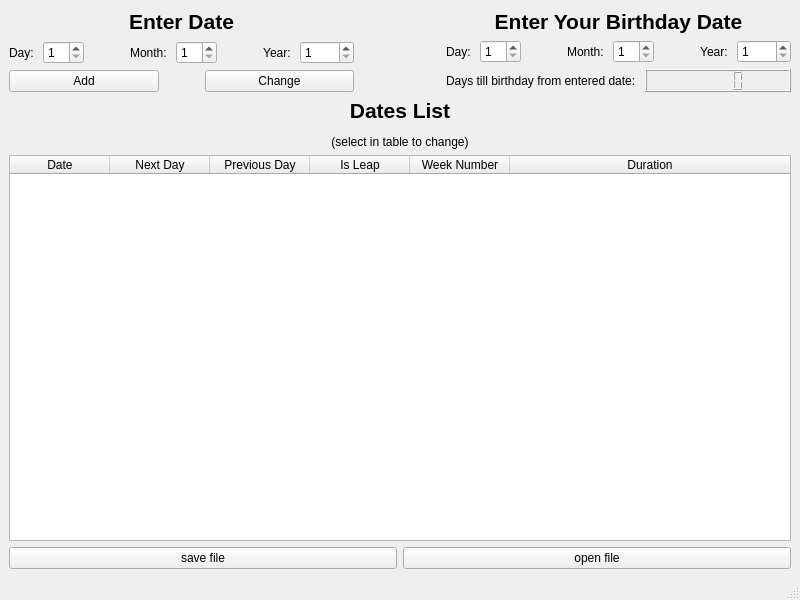
<?xml version="1.0" encoding="UTF-8"?>
<ui version="4.0">
 <class>MainWindow</class>
 <widget class="QMainWindow" name="MainWindow">
  <property name="geometry">
   <rect>
    <x>0</x>
    <y>0</y>
    <width>800</width>
    <height>600</height>
   </rect>
  </property>
  <property name="sizePolicy">
   <sizepolicy hsizetype="MinimumExpanding" vsizetype="MinimumExpanding">
    <horstretch>0</horstretch>
    <verstretch>0</verstretch>
   </sizepolicy>
  </property>
  <property name="minimumSize">
   <size>
    <width>800</width>
    <height>600</height>
   </size>
  </property>
  <property name="windowTitle">
   <string>Task 1</string>
  </property>
  <widget class="QWidget" name="centralwidget">
   <layout class="QVBoxLayout" name="verticalLayout_3">
    <item>
     <layout class="QHBoxLayout" name="horizontalLayout_12">
      <item>
       <layout class="QVBoxLayout" name="verticalLayout">
        <property name="sizeConstraint">
         <enum>QLayout::SetMaximumSize</enum>
        </property>
        <item>
         <widget class="QLabel" name="label">
          <property name="font">
           <font>
            <pointsize>16</pointsize>
            <bold>true</bold>
           </font>
          </property>
          <property name="text">
           <string>&lt;html&gt;&lt;head/&gt;&lt;body&gt;&lt;p align=&quot;center&quot;&gt;Enter Date&lt;/p&gt;&lt;/body&gt;&lt;/html&gt;</string>
          </property>
          <property name="alignment">
           <set>Qt::AlignCenter</set>
          </property>
         </widget>
        </item>
        <item>
         <layout class="QHBoxLayout" name="horizontalLayout_7">
          <item>
           <layout class="QHBoxLayout" name="horizontalLayout_4">
            <item>
             <widget class="QLabel" name="label_3">
              <property name="sizePolicy">
               <sizepolicy hsizetype="Fixed" vsizetype="Preferred">
                <horstretch>0</horstretch>
                <verstretch>0</verstretch>
               </sizepolicy>
              </property>
              <property name="text">
               <string>Day: </string>
              </property>
              <property name="alignment">
               <set>Qt::AlignRight|Qt::AlignTrailing|Qt::AlignVCenter</set>
              </property>
             </widget>
            </item>
            <item>
             <widget class="QSpinBox" name="spinBox_day">
              <property name="suffix">
               <string/>
              </property>
              <property name="prefix">
               <string/>
              </property>
              <property name="minimum">
               <number>1</number>
              </property>
              <property name="maximum">
               <number>31</number>
              </property>
             </widget>
            </item>
           </layout>
          </item>
          <item>
           <spacer name="horizontalSpacer">
            <property name="orientation">
             <enum>Qt::Horizontal</enum>
            </property>
            <property name="sizeType">
             <enum>QSizePolicy::Preferred</enum>
            </property>
            <property name="sizeHint" stdset="0">
             <size>
              <width>40</width>
              <height>20</height>
             </size>
            </property>
           </spacer>
          </item>
          <item>
           <layout class="QHBoxLayout" name="horizontalLayout_5">
            <item>
             <widget class="QLabel" name="label_4">
              <property name="sizePolicy">
               <sizepolicy hsizetype="Fixed" vsizetype="Preferred">
                <horstretch>0</horstretch>
                <verstretch>0</verstretch>
               </sizepolicy>
              </property>
              <property name="text">
               <string>Month: </string>
              </property>
              <property name="alignment">
               <set>Qt::AlignRight|Qt::AlignTrailing|Qt::AlignVCenter</set>
              </property>
             </widget>
            </item>
            <item>
             <widget class="QSpinBox" name="spinBox_month">
              <property name="prefix">
               <string/>
              </property>
              <property name="minimum">
               <number>1</number>
              </property>
              <property name="maximum">
               <number>12</number>
              </property>
             </widget>
            </item>
           </layout>
          </item>
          <item>
           <spacer name="horizontalSpacer_2">
            <property name="orientation">
             <enum>Qt::Horizontal</enum>
            </property>
            <property name="sizeType">
             <enum>QSizePolicy::Preferred</enum>
            </property>
            <property name="sizeHint" stdset="0">
             <size>
              <width>40</width>
              <height>20</height>
             </size>
            </property>
           </spacer>
          </item>
          <item>
           <layout class="QHBoxLayout" name="horizontalLayout_6">
            <item>
             <widget class="QLabel" name="label_5">
              <property name="sizePolicy">
               <sizepolicy hsizetype="Fixed" vsizetype="Preferred">
                <horstretch>0</horstretch>
                <verstretch>0</verstretch>
               </sizepolicy>
              </property>
              <property name="text">
               <string>Year: </string>
              </property>
              <property name="alignment">
               <set>Qt::AlignRight|Qt::AlignTrailing|Qt::AlignVCenter</set>
              </property>
             </widget>
            </item>
            <item>
             <widget class="QSpinBox" name="spinBox_year">
              <property name="suffix">
               <string/>
              </property>
              <property name="prefix">
               <string/>
              </property>
              <property name="minimum">
               <number>1</number>
              </property>
              <property name="maximum">
               <number>9999</number>
              </property>
             </widget>
            </item>
           </layout>
          </item>
         </layout>
        </item>
        <item>
         <layout class="QHBoxLayout" name="horizontalLayout_2">
          <item>
           <widget class="QPushButton" name="pushButton_addDate">
            <property name="sizePolicy">
             <sizepolicy hsizetype="Preferred" vsizetype="Fixed">
              <horstretch>0</horstretch>
              <verstretch>0</verstretch>
             </sizepolicy>
            </property>
            <property name="text">
             <string>Add</string>
            </property>
           </widget>
          </item>
          <item>
           <spacer name="horizontalSpacer_3">
            <property name="orientation">
             <enum>Qt::Horizontal</enum>
            </property>
            <property name="sizeType">
             <enum>QSizePolicy::Preferred</enum>
            </property>
            <property name="sizeHint" stdset="0">
             <size>
              <width>40</width>
              <height>20</height>
             </size>
            </property>
           </spacer>
          </item>
          <item>
           <widget class="QPushButton" name="pushButton_changeDate">
            <property name="sizePolicy">
             <sizepolicy hsizetype="Preferred" vsizetype="Fixed">
              <horstretch>0</horstretch>
              <verstretch>0</verstretch>
             </sizepolicy>
            </property>
            <property name="text">
             <string>Change</string>
            </property>
           </widget>
          </item>
         </layout>
        </item>
       </layout>
      </item>
      <item>
       <spacer name="horizontalSpacer_6">
        <property name="orientation">
         <enum>Qt::Horizontal</enum>
        </property>
        <property name="sizeHint" stdset="0">
         <size>
          <width>40</width>
          <height>20</height>
         </size>
        </property>
       </spacer>
      </item>
      <item>
       <layout class="QVBoxLayout" name="verticalLayout_2">
        <property name="sizeConstraint">
         <enum>QLayout::SetMaximumSize</enum>
        </property>
        <item>
         <widget class="QLabel" name="label_9">
          <property name="font">
           <font>
            <pointsize>16</pointsize>
            <bold>true</bold>
           </font>
          </property>
          <property name="text">
           <string>&lt;html&gt;&lt;head/&gt;&lt;body&gt;&lt;p align=&quot;center&quot;&gt;Enter Your Birthday Date&lt;/p&gt;&lt;/body&gt;&lt;/html&gt;</string>
          </property>
          <property name="alignment">
           <set>Qt::AlignCenter</set>
          </property>
         </widget>
        </item>
        <item>
         <layout class="QHBoxLayout" name="horizontalLayout_8">
          <item>
           <layout class="QHBoxLayout" name="horizontalLayout_9">
            <item>
             <widget class="QLabel" name="label_6">
              <property name="sizePolicy">
               <sizepolicy hsizetype="Fixed" vsizetype="Preferred">
                <horstretch>0</horstretch>
                <verstretch>0</verstretch>
               </sizepolicy>
              </property>
              <property name="text">
               <string>Day: </string>
              </property>
              <property name="alignment">
               <set>Qt::AlignRight|Qt::AlignTrailing|Qt::AlignVCenter</set>
              </property>
             </widget>
            </item>
            <item>
             <widget class="QSpinBox" name="spinBox_dayB">
              <property name="suffix">
               <string/>
              </property>
              <property name="prefix">
               <string/>
              </property>
              <property name="minimum">
               <number>1</number>
              </property>
              <property name="maximum">
               <number>31</number>
              </property>
             </widget>
            </item>
           </layout>
          </item>
          <item>
           <spacer name="horizontalSpacer_4">
            <property name="orientation">
             <enum>Qt::Horizontal</enum>
            </property>
            <property name="sizeType">
             <enum>QSizePolicy::Preferred</enum>
            </property>
            <property name="sizeHint" stdset="0">
             <size>
              <width>40</width>
              <height>20</height>
             </size>
            </property>
           </spacer>
          </item>
          <item>
           <layout class="QHBoxLayout" name="horizontalLayout_10">
            <item>
             <widget class="QLabel" name="label_7">
              <property name="sizePolicy">
               <sizepolicy hsizetype="Fixed" vsizetype="Preferred">
                <horstretch>0</horstretch>
                <verstretch>0</verstretch>
               </sizepolicy>
              </property>
              <property name="text">
               <string>Month: </string>
              </property>
              <property name="alignment">
               <set>Qt::AlignRight|Qt::AlignTrailing|Qt::AlignVCenter</set>
              </property>
             </widget>
            </item>
            <item>
             <widget class="QSpinBox" name="spinBox_monthB">
              <property name="prefix">
               <string/>
              </property>
              <property name="minimum">
               <number>1</number>
              </property>
              <property name="maximum">
               <number>12</number>
              </property>
             </widget>
            </item>
           </layout>
          </item>
          <item>
           <spacer name="horizontalSpacer_5">
            <property name="orientation">
             <enum>Qt::Horizontal</enum>
            </property>
            <property name="sizeType">
             <enum>QSizePolicy::Preferred</enum>
            </property>
            <property name="sizeHint" stdset="0">
             <size>
              <width>40</width>
              <height>20</height>
             </size>
            </property>
           </spacer>
          </item>
          <item>
           <layout class="QHBoxLayout" name="horizontalLayout_11">
            <item>
             <widget class="QLabel" name="label_8">
              <property name="sizePolicy">
               <sizepolicy hsizetype="Fixed" vsizetype="Preferred">
                <horstretch>0</horstretch>
                <verstretch>0</verstretch>
               </sizepolicy>
              </property>
              <property name="text">
               <string>Year: </string>
              </property>
              <property name="alignment">
               <set>Qt::AlignRight|Qt::AlignTrailing|Qt::AlignVCenter</set>
              </property>
             </widget>
            </item>
            <item>
             <widget class="QSpinBox" name="spinBox_yearB">
              <property name="suffix">
               <string/>
              </property>
              <property name="prefix">
               <string/>
              </property>
              <property name="minimum">
               <number>1</number>
              </property>
              <property name="maximum">
               <number>9999</number>
              </property>
             </widget>
            </item>
           </layout>
          </item>
         </layout>
        </item>
        <item>
         <layout class="QHBoxLayout" name="horizontalLayout_3">
          <item>
           <widget class="QLabel" name="label_birthdayLeft">
            <property name="sizePolicy">
             <sizepolicy hsizetype="Fixed" vsizetype="Preferred">
              <horstretch>0</horstretch>
              <verstretch>0</verstretch>
             </sizepolicy>
            </property>
            <property name="text">
             <string>Days till birthday from entered date: </string>
            </property>
           </widget>
          </item>
          <item>
           <widget class="QLCDNumber" name="lcdNumber_birthdayLeft">
            <property name="sizePolicy">
             <sizepolicy hsizetype="Preferred" vsizetype="Preferred">
              <horstretch>0</horstretch>
              <verstretch>0</verstretch>
             </sizepolicy>
            </property>
            <property name="font">
             <font>
              <pointsize>11</pointsize>
              <bold>false</bold>
             </font>
            </property>
            <property name="segmentStyle">
             <enum>QLCDNumber::Filled</enum>
            </property>
           </widget>
          </item>
         </layout>
        </item>
       </layout>
      </item>
     </layout>
    </item>
    <item>
     <widget class="QLabel" name="label_2">
      <property name="text">
       <string>&lt;html&gt;&lt;head/&gt;&lt;body&gt;&lt;p align=&quot;center&quot;&gt;&lt;span style=&quot; font-size:16pt; font-weight:700;&quot;&gt;Dates List&lt;/span&gt;&lt;/p&gt;&lt;p align=&quot;center&quot;&gt;(select in table to change)&lt;/p&gt;&lt;/body&gt;&lt;/html&gt;</string>
      </property>
     </widget>
    </item>
    <item>
     <widget class="QTableWidget" name="tableWidget">
      <property name="sizePolicy">
       <sizepolicy hsizetype="Expanding" vsizetype="Expanding">
        <horstretch>0</horstretch>
        <verstretch>0</verstretch>
       </sizepolicy>
      </property>
      <property name="editTriggers">
       <set>QAbstractItemView::NoEditTriggers</set>
      </property>
      <property name="dragDropOverwriteMode">
       <bool>false</bool>
      </property>
      <property name="selectionMode">
       <enum>QAbstractItemView::SingleSelection</enum>
      </property>
      <property name="selectionBehavior">
       <enum>QAbstractItemView::SelectRows</enum>
      </property>
      <property name="textElideMode">
       <enum>Qt::ElideMiddle</enum>
      </property>
      <property name="wordWrap">
       <bool>false</bool>
      </property>
      <attribute name="horizontalHeaderCascadingSectionResizes">
       <bool>true</bool>
      </attribute>
      <attribute name="horizontalHeaderDefaultSectionSize">
       <number>100</number>
      </attribute>
      <attribute name="horizontalHeaderStretchLastSection">
       <bool>true</bool>
      </attribute>
      <attribute name="verticalHeaderCascadingSectionResizes">
       <bool>true</bool>
      </attribute>
      <column>
       <property name="text">
        <string>Date</string>
       </property>
      </column>
      <column>
       <property name="text">
        <string>Next Day</string>
       </property>
      </column>
      <column>
       <property name="text">
        <string>Previous Day</string>
       </property>
      </column>
      <column>
       <property name="text">
        <string>Is Leap</string>
       </property>
      </column>
      <column>
       <property name="text">
        <string>Week Number</string>
       </property>
      </column>
      <column>
       <property name="text">
        <string>Duration</string>
       </property>
      </column>
     </widget>
    </item>
    <item>
     <layout class="QHBoxLayout" name="horizontalLayout">
      <item>
       <widget class="QPushButton" name="pushButton_saveFile">
        <property name="text">
         <string>save file</string>
        </property>
       </widget>
      </item>
      <item>
       <widget class="QPushButton" name="pushButton_openFile">
        <property name="text">
         <string>open file</string>
        </property>
       </widget>
      </item>
     </layout>
    </item>
   </layout>
  </widget>
  <widget class="QMenuBar" name="menubar">
   <property name="geometry">
    <rect>
     <x>0</x>
     <y>0</y>
     <width>800</width>
     <height>22</height>
    </rect>
   </property>
  </widget>
  <widget class="QStatusBar" name="statusbar"/>
 </widget>
 <resources/>
 <connections/>
</ui>
